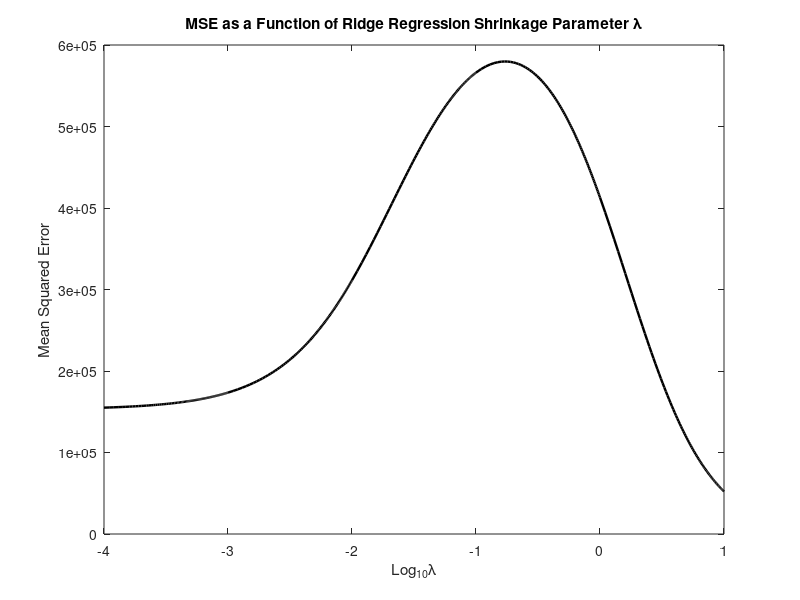
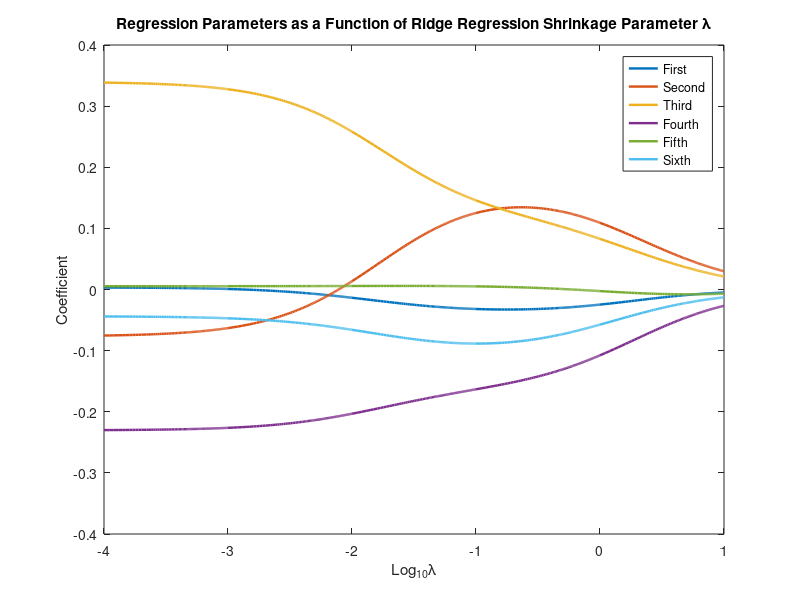

Reproduce these figures in MATLAB, in order. (Note: this script raises an error after producing the figures.)
%% Example 9.9
% Apply ridge regression and the lasso to the wheat data from Example 9.4.
% Estimate the number of predictor variables after removing the leverage
% points identified earlier.

%% Importing Data
clear; close all; clf;
wheat = importdata('wheat.dat');

%% Data
y = wheat(:,1);
x = wheat(:,2:7);

% Removing Leverage Points
y([17, 25, 34]') = [];
x([17, 25, 34]',:) = [];

%% Ridge Regression
lambda = [10:-0.1:1.1, 1:-0.01:0.11, 0.1:-0.001:0.011, 0.01:-0.0001:0.0011, 0.001:-0.00001:0.0001];

% Apply ridge regression
for i = 1:length(lambda)
    b = ridge(y, x, lambda(i), 1);
    yhat = y - x*b;
    mse(i) = sum((yhat - y).^2)/length(y);
end

b = ridge(y, x, lambda, 0);

% Plot MSE against the regularization parameter
figure(1);
plot(log10(lambda), mse, 'k-', 'LineWidth', 1.75)
xlim([-4 1])
xlabel 'Log_{10}\lambda'
ylabel 'Mean Squared Error'
title 'MSE as a Function of Ridge Regression Shrinkage Parameter \lambda'

% Plot Coefficents against the regularization parameter
[~, i] = find(lambda == 0.3);
figure(2);
plot(log10(lambda), b(2:end,:), 'LineWidth', 1.75)
xlabel 'Log_{10}\lambda'
ylabel 'Coefficient'
title 'Regression Parameters as a Function of Ridge Regression Shrinkage Parameter \lambda'
legend('First','Second','Third','Fourth','Fifth','Sixth','Location','best')

% The first, second, and fifth regression coefficents are all very small
% for lambda approximately equal to 0.01, yeilding estimates for the
% remaining coefficients that are in good agreement with the results of
% Example 9.4

%% Lasso Regression
[ b, fitinfo] = lasso(x, y, 'Lambda', lambda);

% Plot MSE against the regularization parameter
figure(3);
plot(log10(lambda), fitinfo.MSE, 'k-', 'LineWidth', 1.75)
xlabel 'Log_{10}\lambda'
ylabel 'Mean Squared Error'
title 'MSE as a Function of Lasso Shrinkage Parameter \lambda'

% Plot Coefficents against the regularization parameter
figure(4);
plot(log10(lambda), b, 'LineWidth', 1.75)
xlabel 'Log_{10}\lambda'
ylabel 'Coefficient'
title 'Regression Parameters as a Function of Lasso Shrinkage Parameter \lambda'
legend('First','Second','Third','Fourth','Fifth','Sixth','Location','nw')

% The behavior of lasso is different than ridge regression. Lasso produces
% abrubt changes in the coefficents and eliminating those that are not
% significant.

